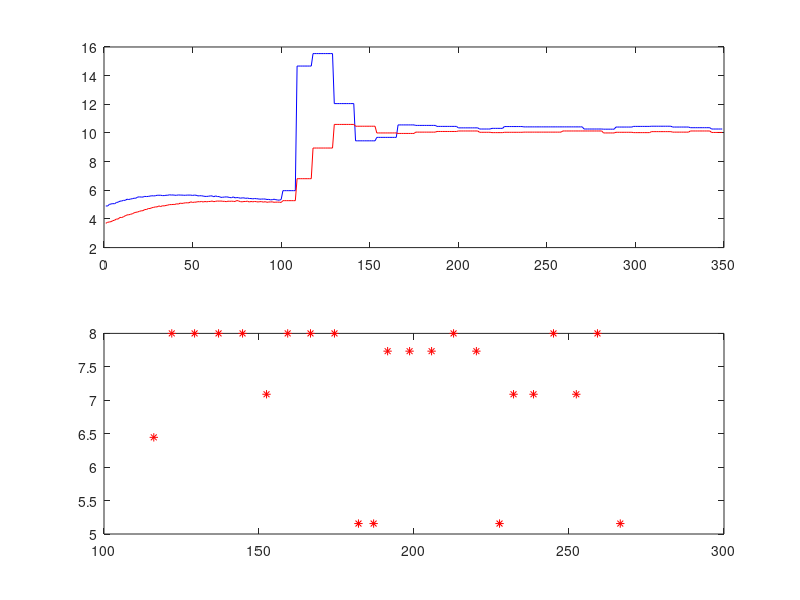
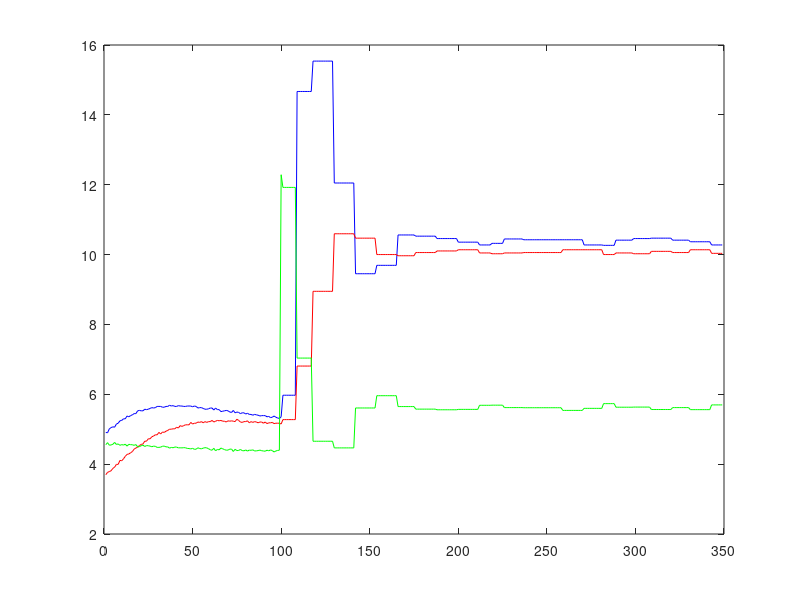
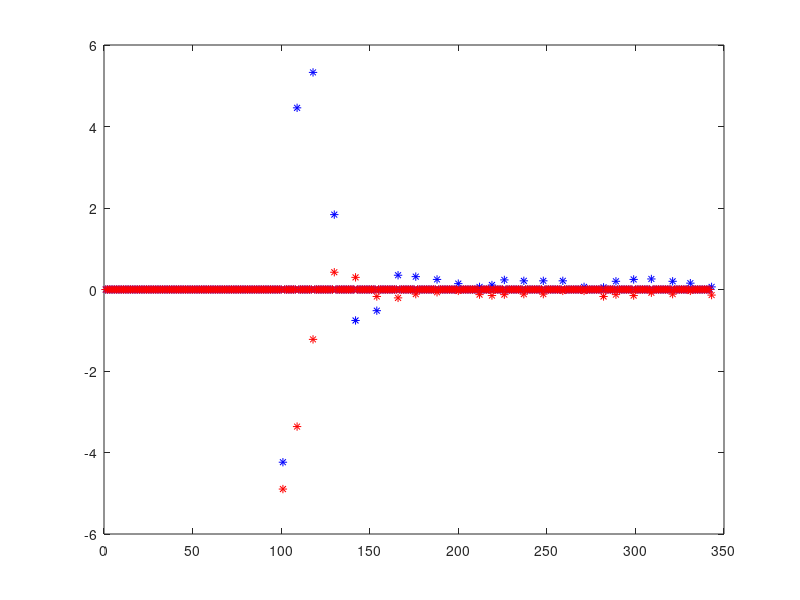
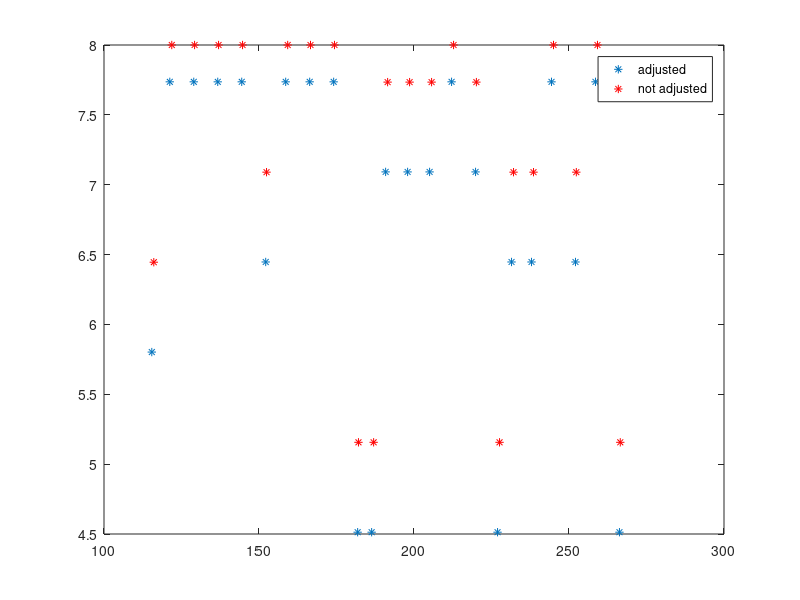

Write the MATLAB code that produced these figures, in order.
close all
load ('data_mode2_1tanks_110906_124444');

NUM_BEACONS_TO_STEADY = 100;

for i=1:WTSelf.nWaterTanks
    
    % Process Adjusted Intersampling
    timeSchedulledAdj=WTSelf.logger.timeAllocated;
    timeSchedulledAdj=timeSchedulledAdj(NUM_BEACONS_TO_STEADY:end,i);
    idx=find(timeSchedulledAdj);
    timeSchedulledAdj=timeSchedulledAdj(idx);
    
    tauAdj=timeSchedulledAdj;
    
    tmp2=tauAdj(2:end);
    tmp1=tauAdj(1:end-1);
    
    tauAdj=tmp2-tmp1;
    
    figure(5);
    plot (timeSchedulledAdj(1:end-1),tauAdj,'*')
    
    % Process Non-Adjusted Intersampling
    tau=WTSelf.logger.tau;
    tau=tau(NUM_BEACONS_TO_STEADY:end,i);
    tau=tau(2:end);
    idx=find(tau~=10000);
    idx=idx(2:end);
    tau=tau(idx);
    tau=tau(1:length(tauAdj));
        
    timeScheduled=WTSelf.logger.timeSchedule;
    timeScheduled=timeScheduled(NUM_BEACONS_TO_STEADY:end,i);
    timeScheduled=timeScheduled(idx-1);
    timeScheduled=timeScheduled(1:length(tau));
    
    hold on
    figure(5);
    plot (timeScheduled(1:end),tau,'r*')
    
    legend('adjusted','not adjusted')
    
    figure,
    subplot(211)
    plot (WTSelf.logger.x(:,:,1),'b')
    hold on
    plot (WTSelf.logger.x(:,:,2),'r')
    hold on
    subplot(212)
    plot (timeScheduled(1:end),tau,'r*')
    

end

 figure()
 plot (WTSelf.logger.x(:,:,1),'b')
 hold on
plot (WTSelf.logger.x(:,:,2),'r')
hold on
plot ((WTSelf.logger.u)/273,'g')
figure();
plot ((WTSelf.logger.x10),'b*')
hold on
plot ((WTSelf.logger.x20),'r*')